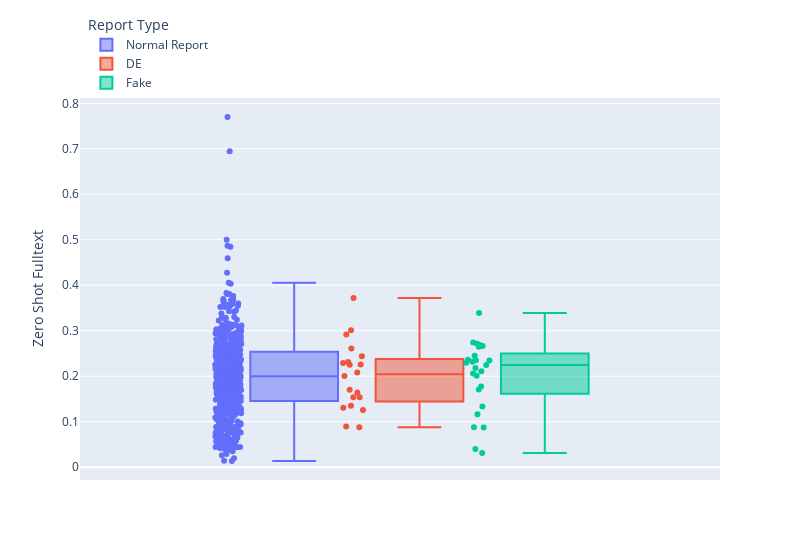

The cell this chart's notebook holds for it:
### Code cell
fig = px.box(result, y="Zero Shot Fulltext", points="all", color = "Report Type", width=800)
fig.update_layout(legend=dict(
    yanchor="bottom",
    y=1,
    xanchor="left",
    x=0.01
))
fig.show()

### Figure 1 — Plotly figure (JSON) as saved in the notebook; plotly's stock layout.template omitted (floating-point values rounded to 4 significant figures; data arrays with more than 128 entries replaced by an {"elided": "..."} marker saying what was removed)
{"data": [{"alignmentgroup": "True", "boxpoints": "all", "hovertemplate": "Report Type=Normal Report<br>Zero Shot Fulltext=%{y}<extra></extra>", "legendgroup": "Normal Report", "marker": {"color": "#636efa"}, "name": "Normal Report", "notched": false, "offsetgroup": "Normal Report", "orientation": "v", "showlegend": true, "type": "box", "x0": " ", "xaxis": "x", "y": {"elided": "540 float values"}, "y0": " ", "yaxis": "y"}, {"alignmentgroup": "True", "boxpoints": "all", "hovertemplate": "Report Type=DE<br>Zero Shot Fulltext=%{y}<extra></extra>", "legendgroup": "DE", "marker": {"color": "#EF553B"}, "name": "DE", "notched": false, "offsetgroup": "DE", "orientation": "v", "showlegend": true, "type": "box", "x0": " ", "xaxis": "x", "y": [0.2919, 0.2293, 0.0892, 0.2257, 0.164, 0.3721, 0.1255, 0.1537, 0.08758, 0.261, 0.1703, 0.2006, 0.1539, 0.2314, 0.2438, 0.2079, 0.2254, 0.1351, 0.1307, 0.3009], "y0": " ", "yaxis": "y"}, {"alignmentgroup": "True", "boxpoints": "all", "hovertemplate": "Report Type=Fake<br>Zero Shot Fulltext=%{y}<extra></extra>", "legendgroup": "Fake", "marker": {"color": "#00cc96"}, "name": "Fake", "notched": false, "offsetgroup": "Fake", "orientation": "v", "showlegend": true, "type": "box", "x0": " ", "xaxis": "x", "y": [0.2665, 0.2111, 0.03987, 0.218, 0.2646, 0.2687, 0.2362, 0.08747, 0.1334, 0.2742, 0.2059, 0.2008, 0.08727, 0.2348, 0.2713, 0.2246, 0.1705, 0.03129, 0.2345, 0.3391, 0.2447, 0.2319, 0.1164, 0.2295, 0.1775], "y0": " ", "yaxis": "y"}], "layout": {"boxmode": "group", "legend": {"title": {"text": "Report Type"}, "tracegroupgap": 0, "x": 0.01, "xanchor": "left", "y": 1, "yanchor": "bottom"}, "margin": {"t": 60}, "width": 800, "xaxis": {"anchor": "y", "domain": [0, 1]}, "yaxis": {"anchor": "x", "domain": [0, 1], "title": {"text": "Zero Shot Fulltext"}}}}
